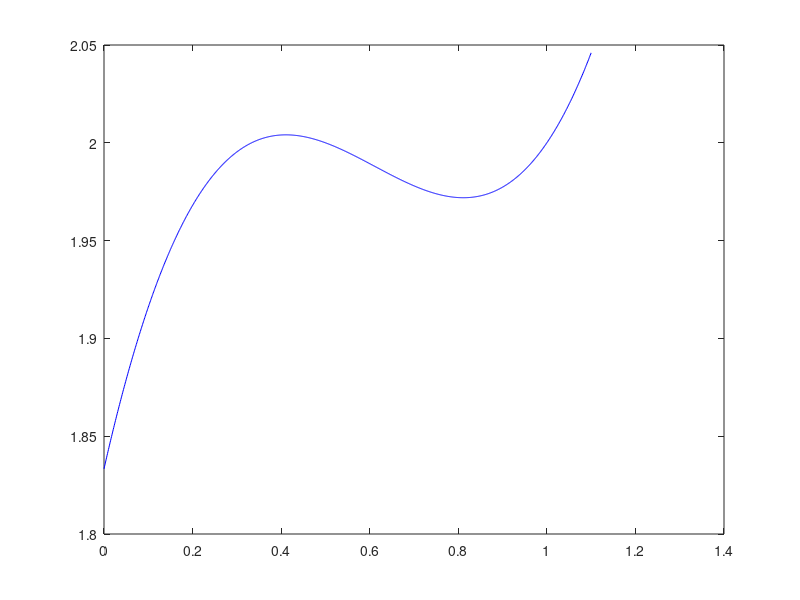

Write MATLAB code to recreate this figure.
f = @(x)(x.^3-(11/6).*x.^2+x+11/6);
x0 = 29/10;
x = 0:.001:11/10;
%x = x0-2:.001:x0+2;
%plot(x,f(x),'b',x0, f(x0),'r*');
plot(x,f(x),'b');

